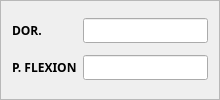
            <widget class="QFrame" name="frame_35">
             <property name="font">
              <font>
               <family>Segoe UI Black</family>
               <pointsize>9</pointsize>
               <weight>75</weight>
               <bold>true</bold>
              </font>
             </property>
             <property name="frameShape">
              <enum>QFrame::StyledPanel</enum>
             </property>
             <property name="frameShadow">
              <enum>QFrame::Raised</enum>
             </property>
             <layout class="QGridLayout" name="gridLayout_18">
              <item row="0" column="0">
               <widget class="QLabel" name="label_65">
                <property name="font">
                 <font>
                  <family>Segoe UI Black</family>
                  <pointsize>9</pointsize>
                  <weight>75</weight>
                  <bold>true</bold>
                 </font>
                </property>
                <property name="text">
                 <string>DOR.</string>
                </property>
               </widget>
              </item>
              <item row="1" column="0">
               <widget class="QLabel" name="label_71">
                <property name="font">
                 <font>
                  <family>Segoe UI Black</family>
                  <pointsize>9</pointsize>
                  <weight>75</weight>
                  <bold>true</bold>
                 </font>
                </property>
                <property name="text">
                 <string>P. FLEXION</string>
                </property>
               </widget>
              </item>
              <item row="1" column="2">
               <widget class="QLineEdit" name="ankle_plantar_r">
                <property name="font">
                 <font>
                  <family>Segoe UI Black</family>
                  <pointsize>9</pointsize>
                  <weight>75</weight>
                  <bold>true</bold>
                 </font>
                </property>
               </widget>
              </item>
              <item row="0" column="2">
               <widget class="QLineEdit" name="ankle_dor_r">
                <property name="font">
                 <font>
                  <family>Segoe UI Black</family>
                  <pointsize>9</pointsize>
                  <weight>75</weight>
                  <bold>true</bold>
                 </font>
                </property>
               </widget>
              </item>
             </layout>
            </widget>
